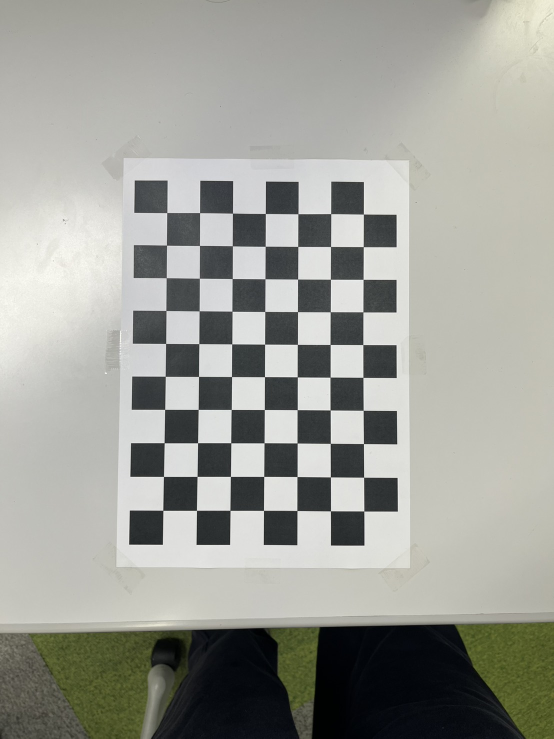
#> input picture visual-media-processing-1/dai3kai/images/Set_A_3/0.jpg, 1108 x 1477 px (shown at 1/2 size); its folder holds only this picture in this run
$ python make_dataset_overviews.py
#> lines starting #> are read from the running program, lines starting #| are printed output that depends on the picture; after the words box and inside, x2 and y2 are one past the last pixel; in counts of white or black regions, pixels touching at a corner belong together
from pathlib import Path

import cv2
import numpy as np


IMAGE_ROOT = Path("images")
OUTPUT_ROOT = Path("calibration_outputs/dataset_overviews")
THUMB_W = 240
THUMB_H = 320
LABEL_H = 36
MARGIN = 16
COLS = 5


def image_sort_key(path):
    try:
        return int(path.stem)
    except ValueError:
        return path.stem


def make_thumbnail(path):
    image = cv2.imread(str(path))
#> image is the input picture: shape (1477, 1108, 3); mean B, G, R 151.4, 158.2, 157.2
    if image is None:
        raise FileNotFoundError(path)

    h, w = image.shape[:2]
#> h = 1477; w = 1108
    scale = min(THUMB_W / w, THUMB_H / h)
#> scale = 0.217
    resized = cv2.resize(image, (int(w * scale), int(h * scale)))
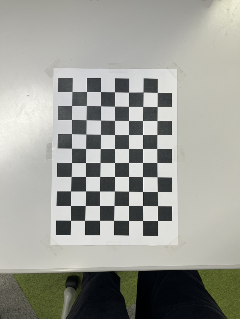
#> resized: shape (319, 240, 3); mean B, G, R 151.2, 158.1, 157

    tile = np.full((THUMB_H + LABEL_H, THUMB_W, 3), 245, dtype=np.uint8)
    x = (THUMB_W - resized.shape[1]) // 2
#> x = 0
    y = (THUMB_H - resized.shape[0]) // 2
#> y = 0
    tile[y : y + resized.shape[0], x : x + resized.shape[1]] = resized
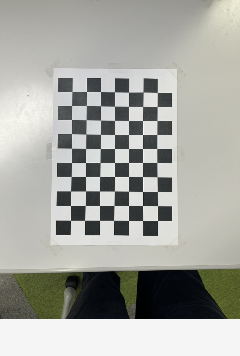
#> tile: shape (356, 240, 3); mean B, G, R 161, 167.1, 166.2

    label = path.name
    cv2.putText(
        tile,
        label,
        (10, THUMB_H + 25),
        cv2.FONT_HERSHEY_SIMPLEX,
        0.7,
        (0, 0, 0),
        2,
        cv2.LINE_AA,
    )
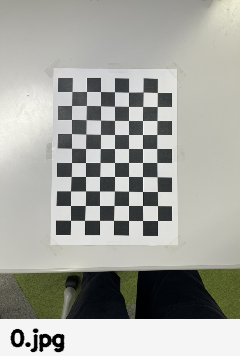
#> tile: shape (356, 240, 3); 0.91% of pixels changed, all inside (x1, y1, x2, y2) = (9, 328, 65, 353)
    return tile


def make_overview(set_dir):
    files = sorted(set_dir.glob("*.jpg"), key=image_sort_key)
    rows = (len(files) + COLS - 1) // COLS
    canvas_h = MARGIN + rows * (THUMB_H + LABEL_H + MARGIN)
    canvas_w = MARGIN + COLS * (THUMB_W + MARGIN)
    canvas = np.full((canvas_h, canvas_w, 3), 255, dtype=np.uint8)

    for index, path in enumerate(files):
        row = index // COLS
        col = index % COLS
        x = MARGIN + col * (THUMB_W + MARGIN)
        y = MARGIN + row * (THUMB_H + LABEL_H + MARGIN)
        tile = make_thumbnail(path)
        canvas[y : y + tile.shape[0], x : x + tile.shape[1]] = tile
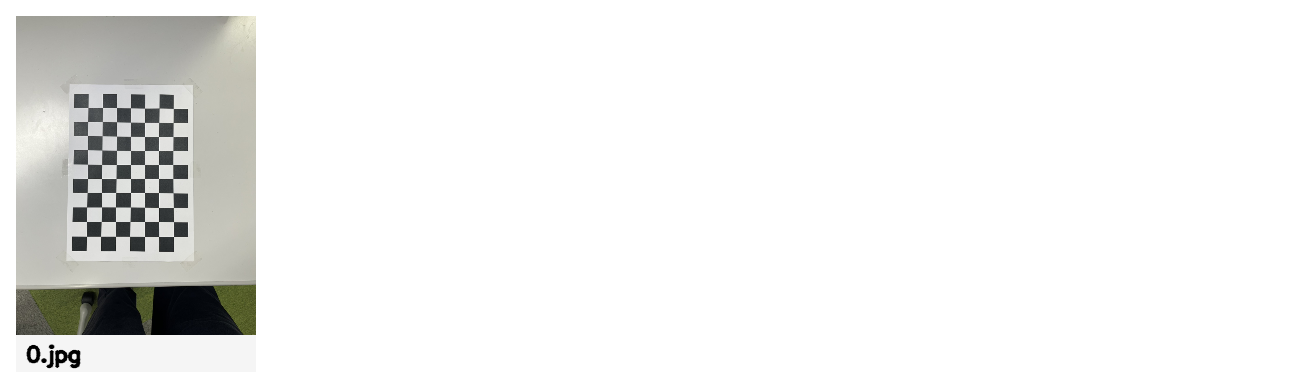
#> canvas: shape (388, 1296, 3); mean B, G, R 238.8, 239.8, 239.6

    OUTPUT_ROOT.mkdir(parents=True, exist_ok=True)
    output_path = OUTPUT_ROOT / f"{set_dir.name}_overview.jpg"
    cv2.imwrite(str(output_path), canvas)
    print(output_path)


def main():
    for set_dir in sorted(path for path in IMAGE_ROOT.glob("Set_*") if path.is_dir()):
        make_overview(set_dir)


if __name__ == "__main__":
    main()
